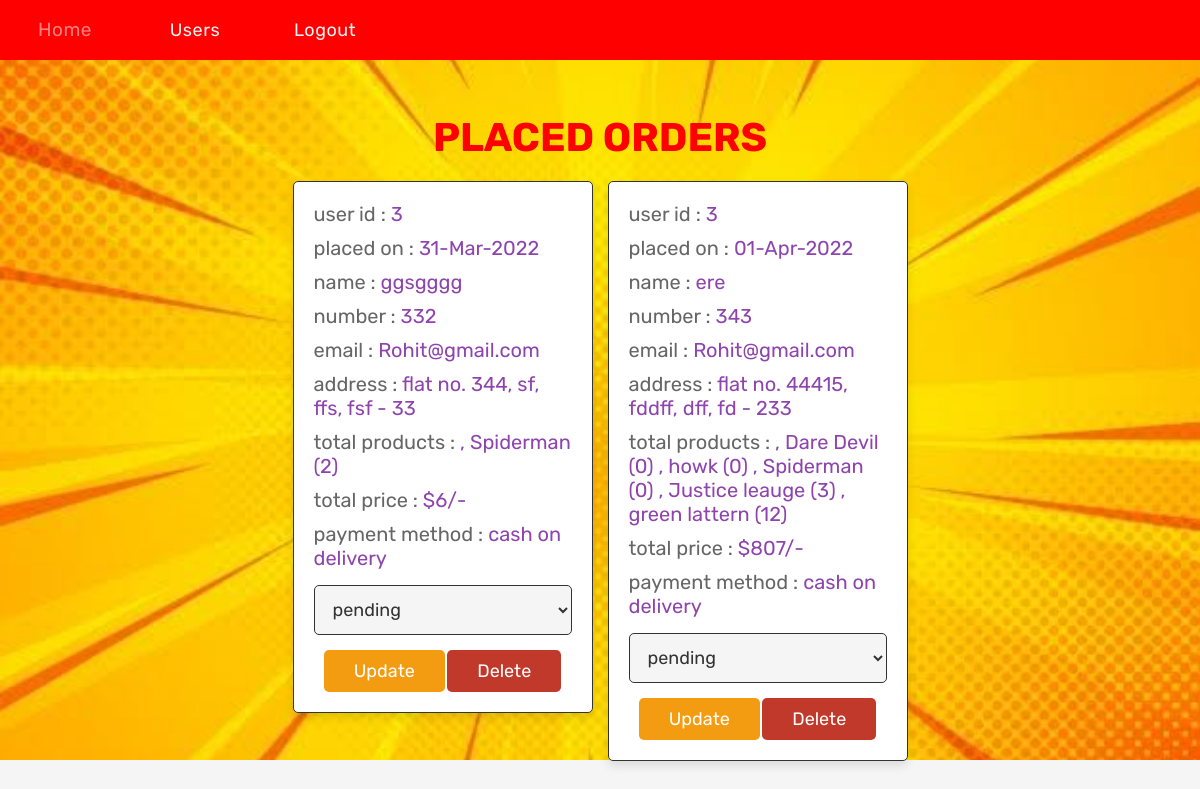
Screenshot of /admin_orders.php (signed in) with the database file from the repository.
### tables this page shows
CREATE TABLE `orders` (
  `id` int(100) NOT NULL,
  `user_id` int(100) NOT NULL,
  `name` varchar(100) NOT NULL,
  `number` varchar(12) NOT NULL,
  `email` varchar(100) NOT NULL,
  `method` varchar(50) NOT NULL,
  `address` varchar(500) NOT NULL,
  `total_products` varchar(1000) NOT NULL,
  `total_price` int(100) NOT NULL,
  `placed_on` varchar(50) NOT NULL,
  `payment_status` varchar(20) NOT NULL DEFAULT 'pending'
);

### admin_orders.php (the view, shortened to what this page needs)
<?php
include 'config.php';
?>
<!DOCTYPE html>
<html lang="en">
<head>
   <link rel="stylesheet" href="https://cdnjs.cloudflare.com/ajax/libs/font-awesome/6.0.0/css/all.min.css">
</head>
<body>
 <nav class="menu">
        <ul>
            <li>
                 <a href="admin_page.php">Home </a>
            </li>
             <li>
                <a href="admin_users.php">Users</a>
            </li>
            <li>
                <a href="logout.php">Logout</a>
            </li>
        </ul>
        </nav>
        <div class="header">
        <br><br>
<section class="orders">
   <h1 class="title">placed orders</h1>
   <div class="box-container">
      <?php
      $select_orders = mysqli_query($conn, "SELECT * FROM `orders`") or die('query failed');
      if(mysqli_num_rows($select_orders) > 0){
         while($fetch_orders = mysqli_fetch_assoc($select_orders)){
      ?>
      <div class="box">
         <p> user id : <span><?php echo $fetch_orders['user_id']; ?></span> </p>
         <p> placed on : <span><?php echo $fetch_orders['placed_on']; ?></span> </p>
         <p> name : <span><?php echo $fetch_orders['name']; ?></span> </p>
         <p> number : <span><?php echo $fetch_orders['number']; ?></span> </p>
         <p> email : <span><?php echo $fetch_orders['email']; ?></span> </p>
         <p> address : <span><?php echo $fetch_orders['address']; ?></span> </p>
         <p> total products : <span><?php echo $fetch_orders['total_products']; ?></span> </p>
         <p> total price : <span>$<?php echo $fetch_orders['total_price']; ?>/-</span> </p>
         <p> payment method : <span><?php echo $fetch_orders['method']; ?></span> </p>
         <form action="" method="post">
            <select name="update_payment">
               <option value="pending">pending</option>
            </select>
            <input type="submit" value="update" name="update_order" class="option-btn">
            <a href="admin_orders.php?delete=<?php echo $fetch_orders['id']; ?>" onclick="return confirm('delete this order?');" class="delete-btn">delete</a>
         </form>
      </div>
      <?php
         }
      }else{
         echo '<p class="empty">No Order Here</p>';
      }
      ?>
   </div>
</section>
</body>
</html>

### admin_orders.php (style rules this page uses)
:root { --purple:#8e44ad; --red:#c0392b; --orange:#f39c12; --black:#333; --white:#fff; --light-color:#666; --light-white:#ccc; --light-bg:#f5f5f5; --border:.1rem solid var(--black); --box-shadow:0 .5rem 1rem rgba(0,0,0,.1); }
* { font-family: 'Rubik', sans-serif; margin:0; padding:0; box-sizing: border-box; outline: none; border:none; text-decoration: none; transition:all .2s linear; }
.btn, .option-btn, .delete-btn, .white-btn { display: inline-block; margin-top: 1rem; padding:1rem 3rem; cursor: pointer; color:var(--white); font-size: 1.8rem; border-radius: .5rem; text-transform: capitalize; }
.option-btn { background-color: var(--orange); }
.delete-btn { background-color: var(--red); }
html { font-size: 62.5%; overflow-x: hidden; }
body { background-color: var(--light-bg); }
section { padding:3rem 2rem; }
.title { text-align: center; margin-bottom: 2rem; text-transform: uppercase; color:red; font-size: 4rem; }
.orders .box-container { display: grid; grid-template-columns: repeat(auto-fit, 30rem); justify-content: center; gap:1.5rem; max-width: 1200px; margin:0 auto; align-items: flex-start; }
.orders .box-container .box { background-color: var(--white); padding:2rem; border:var(--border); box-shadow: var(--box-shadow); border-radius: .5rem; }
.orders .box-container .box p { padding-bottom: 1rem; font-size: 2rem; color:var(--light-color); }
.orders .box-container .box p span { color:var(--purple); }
.orders .box-container .box form { text-align: center; }
.orders .box-container .box form select { border-radius: .5rem; margin:.5rem 0; width: 100%; background-color: var(--light-bg); border:var(--border); padding:1.2rem 1.4rem; font-size: 1.8rem; color:var(--black); }
.header { background-image: url(yellow.jpg); height:700px; background-color: black; background-position: center; background-repeat: no-repeat; background-size: cover }
.menu { width: 100%; background: red; overflow: auto; }
.menu ul { margin: 0; padding: 0; list-style: none; line-height: 60px; }
.menu li { float: left; }
.menu ul li a { background: red; text-decoration: none; width: 130px; display: block; text-align: center; color: #f2f2f2; font-size: 18px; letter-spacing: 0.5px; }

### rows the page displays
orders: user "3", placed_on "31-Mar-2022", name "ggsgggg", number "332", email "Rohit@gmail.com", address "flat no. 344, sf, ffs, fsf - 33", total_products ", Spiderman (2)", total_price "6", method "cash on delivery"
orders: user "3", placed_on "01-Apr-2022", name "ere", number "343", email "Rohit@gmail.com", address "flat no. 44415, fddff, dff, fd - 233", total_products ", Dare Devil (0) , howk (0) , Spiderman (0) , Justice leauge (3) , green lattern (12)", total_price "807", method "cash on delivery"
